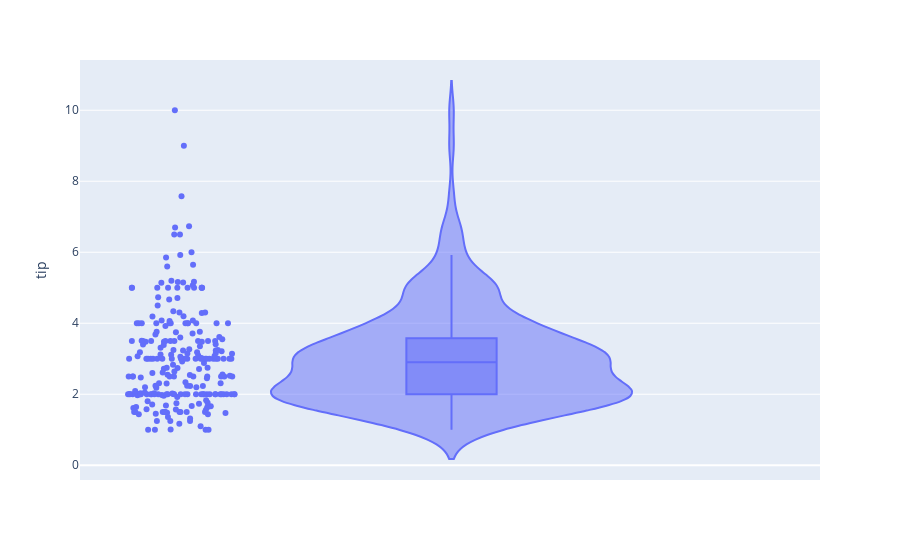

The code cell stored with this chart in its notebook:
### Code cell
fig = px.violin(tips,y='tip',box=True,points='all')
fig.show()

### Figure 1 — Plotly figure (JSON) as saved in the notebook; plotly's stock layout.template omitted (floating-point values rounded to 4 significant figures; data arrays with more than 128 entries replaced by an {"elided": "..."} marker saying what was removed)
{"data": [{"alignmentgroup": "True", "box": {"visible": true}, "hovertemplate": "tip=%{y}<extra></extra>", "legendgroup": "", "marker": {"color": "#636efa"}, "name": "", "offsetgroup": "", "orientation": "v", "points": "all", "scalegroup": "True", "showlegend": false, "type": "violin", "x0": " ", "xaxis": "x", "y": {"elided": "244 float values"}, "y0": " ", "yaxis": "y"}], "layout": {"legend": {"tracegroupgap": 0}, "margin": {"t": 60}, "violinmode": "group", "xaxis": {"anchor": "y", "domain": [0, 1]}, "yaxis": {"anchor": "x", "domain": [0, 1], "title": {"text": "tip"}}}}
